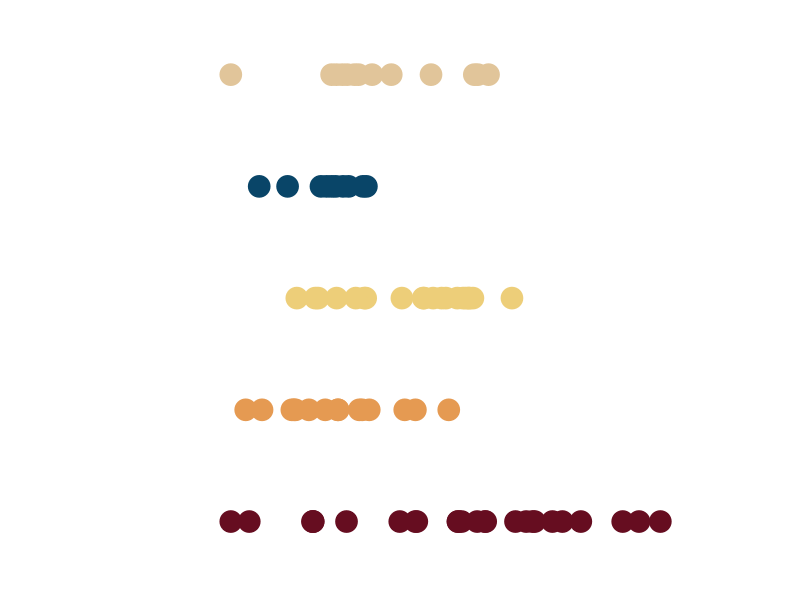

This figure's R source:
## ---- chunk 1
library(tidyverse)    # untuk manupulasi, merapikan, & visualisasi data
## ---- chunk 2
our_palette <-c('#660d20',
                '#e59a52',
                '#edce79',
                '#094568',
                '#e1c59a')
## ---- chunk 3
set.seed(2000)
df1 = tibble(var = 'A', val = rnorm(n = 25, mean = 5.5, sd = 1.5))
df2 = tibble(var = 'B', val = rnorm(n = 15, mean = 4.5, sd = 1.0))
df3 = tibble(var = 'C', val = rnorm(n = 20, mean = 5.0, sd = 1.0))
df4 = tibble(var = 'D', val = rnorm(n = 10, mean = 4.0, sd = 0.5))
df5 = tibble(var = 'E', val = rnorm(n = 13, mean = 5.0, sd = 1.5))

df <- rbind(df1, df2, df3, df4, df5) %>%
  mutate(Variable = as_factor(var),
         value = round(val, 2)) %>%
  select(Variable, value)
## ---- chunk 4
dot_strip_plot_distr <- df %>%
  ggplot(aes(x = value,
             y = Variable,
             color = Variable,
             fill = Variable)) +
  geom_point(size = 7) +
  scale_color_manual(values = our_palette,
                     guide = 'none') +
  scale_fill_manual(values = our_palette,
                    guide = 'none') +
  scale_x_continuous(limits = c(0, 10)) +
  theme_minimal() +
  theme(
    axis.title = element_blank(),
    axis.text = element_blank(),
    axis.line = element_blank(),
    panel.grid.major = element_blank(),
    panel.grid.minor = element_blank(),
    panel.background = element_rect(fill = '#FFFFFF',
                                    color = NA),
    plot.background = element_rect(fill = '#FFFFFF',
                                   color = '#FFFFFF')
  )
## ---- chunk 5
dot_strip_plot_distr
